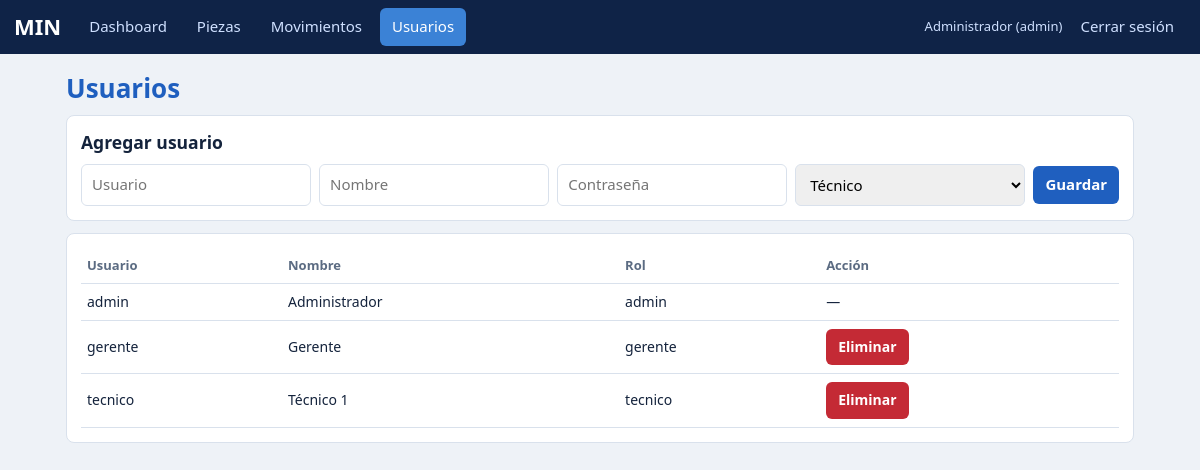
/usuarios (signed in), run on the app's committed database.
### tables this page shows
CREATE TABLE usuarios(id INTEGER PRIMARY KEY, usuario TEXT UNIQUE, nombre TEXT, clave TEXT, rol TEXT);

### app.py (the view, shortened to what this page needs)
@app.route("/usuarios", methods=["GET", "POST"])
@acceso("admin")
def usuarios():
    return render_template("usuarios.html", us=db().execute("SELECT * FROM usuarios ORDER BY id").fetchall())

### app.py (called while the page is built)
def db():
    if "db" not in g:
        g.db = sqlite3.connect(DB)
        g.db.row_factory = sqlite3.Row
    return g.db

@app.teardown_appcontext
def close(_):
    d = g.pop("db", None)
    if d: d.close()

def acceso(*roles):
    def deco(f):
        @wraps(f)
        def w(*a, **k):
            if "uid" not in session: return redirect(url_for("login"))
            if roles and session["rol"] not in roles: abort(403)
            return f(*a, **k)
        return w
    return deco

### templates/usuarios.html (shortened to what this page needs)
{% extends "base.html" %}
{% block c %}
<h1>Usuarios</h1>
<div class="card">
    <h3>Agregar usuario</h3>
    <form class="row" method="post">
        <input name="usuario" placeholder="Usuario" aria-label="Usuario" required>
        <input name="nombre" placeholder="Nombre" aria-label="Nombre" required>
        <input name="clave" type="password" placeholder="Contraseña" aria-label="Contraseña" required>
        <select name="rol" aria-label="Rol">
            <option value="tecnico">Técnico</option>
        </select>
        <button>Guardar</button>
    </form>
</div>
<div class="card">
    <table>
        <tr>
            <th>Usuario</th>
            <th>Nombre</th>
            <th>Rol</th>
            <th>Acción</th>
        </tr>
        {% for u in us %}
        <tr>
            <td>{{ u.usuario }}</td>
            <td>{{ u.nombre }}</td>
            <td>{{ u.rol }}</td>
            <td>
                {% if u.id != session.uid %}
                <form class="inl" method="post" action="{{ url_for('usuario_eliminar', uid=u.id) }}" onsubmit="return confirm('¿Eliminar a {{ u.usuario }}?')">
                    <button class="no">Eliminar</button>
                </form>
                {% else %}
                —
                {% endif %}
            </td>
        </tr>
        {% endfor %}
    </table>
</div>
{% endblock %}

### templates/base.html (shortened to what this page needs)
<!DOCTYPE html>
<html lang="es">
    <head>
        <link rel="stylesheet" href="{{ url_for('static', filename='style.css') }}">
    </head>
    <body>
        {% if session.uid %}
            {% set menu = {
                'admin': [('dashboard', 'Dashboard'), ('piezas', 'Piezas'), ('movimientos', 'Movimientos'), ('usuarios', 'Usuarios')],
                'gerente': [('dashboard', 'Dashboard'), ('piezas', 'Piezas'), ('solicitudes', 'Solicitudes'), ('movimientos', 'Movimientos'), ('reportes', 'Reportes')],
                'tecnico': [('dashboard', 'Dashboard'), ('piezas', 'Piezas'), ('solicitudes', 'Mis solicitudes')]
            }[session.rol] %}
            <header>
                <b>MIN</b>
                {% for e, n in menu %}
                    <a href="{{ url_for(e) }}" class="{{ 'on' if request.endpoint == e }}">{{ n }}</a>
                {% endfor %}
                <span>{{ session.nombre }} ({{ session.rol }})</span>
                <a href="{{ url_for('logout') }}">Cerrar sesión</a>
            </header>
        {% endif %}
        <main>
            {% block c %}{% endblock %}
        </main>
    </body>
</html>

### static/style.css (style rules this page uses)
:root { --bg:#eef2f7;--card:#fff;--tx:#14233c;--mu:#5b6b82;--nav:#0f2347;--pri:#1f5fbf;--bd:#d9e1ec;--ok:#1e8a3c;--okb:#dff3e4;--lo:#b07a00;--lob:#fff1c7;--no:#c42a35;--nob:#fde1e3;--inf:#dbeafe }
* { box-sizing:border-box }
body { margin:0;background:var(--bg);color:var(--tx);font:15px/1.45 "Segoe UI",Roboto,Arial,sans-serif }
h1,h2,h3 { margin:0 0 8px }
h1 { color:var(--pri);font-size:26px }
header { background:var(--nav);color:#fff;display:flex;gap:6px;align-items:center;padding:8px 14px;flex-wrap:wrap }
header b { font-size:22px;margin-right:10px }
header a { color:#cfe0ff;text-decoration:none;padding:8px 12px;border-radius:6px }
header a.on,header a:hover { background:#3b82d6;color:#fff }
header span { font-size:13px;color:#cfe0ff }
main { padding:16px;max-width:1100px;margin:auto }
.card { background:var(--card);border:1px solid var(--bd);border-radius:8px;padding:14px;margin-bottom:12px;overflow-x:auto }
table { border-collapse:collapse;width:100%;font-size:14px }
th,td { padding:8px 6px;text-align:left;border-bottom:1px solid var(--bd);white-space:nowrap }
th { color:var(--mu);font-size:13px }
button,.btn { cursor:pointer;border:0;border-radius:6px;padding:8px 12px;background:var(--pri);color:#fff;font:inherit;font-weight:600;text-decoration:none;display:inline-block }
button.no { background:var(--no) }
input,select { padding:9px 10px;border:1px solid var(--bd);border-radius:6px;font:inherit;width:100% }
.row { display:flex;gap:8px;flex-wrap:wrap;align-items:center }
.row input,.row select { flex:1;min-width:140px;width:auto }
form.inl { display:inline-flex;gap:4px }

### data on the page
usuarios: nombre "Administrador", usuario "admin", rol "admin"
usuarios: usuario "gerente", nombre "Gerente", rol "gerente"
usuarios: usuario "tecnico", nombre "Técnico 1", rol "tecnico"

### other printed values
{{ n }} "Dashboard" "Piezas" "Movimientos" "Usuarios"
{{ session.rol }} "admin"
